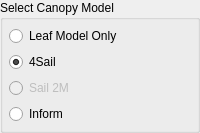
        <widget class="QGroupBox" name="groupBox_3">
         <property name="minimumSize">
          <size>
           <width>0</width>
           <height>0</height>
          </size>
         </property>
         <property name="maximumSize">
          <size>
           <width>16777215</width>
           <height>16777215</height>
          </size>
         </property>
         <property name="whatsThis">
          <string>&lt;html&gt;&lt;head/&gt;&lt;body&gt;&lt;p&gt;Choose whether only the Optical Leaf Properties Model is run, or if it is coupled with a Canopy Architecture Model.&lt;/p&gt;&lt;/body&gt;&lt;/html&gt;</string>
         </property>
         <property name="title">
          <string>Select Canopy Model</string>
         </property>
         <property name="checkable">
          <bool>false</bool>
         </property>
         <layout class="QVBoxLayout" name="verticalLayout">
          <property name="leftMargin">
           <number>6</number>
          </property>
          <property name="topMargin">
           <number>6</number>
          </property>
          <property name="rightMargin">
           <number>6</number>
          </property>
          <property name="bottomMargin">
           <number>6</number>
          </property>
          <item>
           <widget class="QRadioButton" name="B_LeafModelOnly">
            <property name="text">
             <string>Leaf Model Only</string>
            </property>
           </widget>
          </item>
          <item>
           <widget class="QRadioButton" name="B_4Sail">
            <property name="text">
             <string>4Sail</string>
            </property>
            <property name="checked">
             <bool>true</bool>
            </property>
           </widget>
          </item>
          <item>
           <widget class="QRadioButton" name="B_Sail_2M">
            <property name="enabled">
             <bool>false</bool>
            </property>
            <property name="text">
             <string>Sail 2M</string>
            </property>
           </widget>
          </item>
          <item>
           <widget class="QRadioButton" name="B_Inform">
            <property name="enabled">
             <bool>true</bool>
            </property>
            <property name="text">
             <string>Inform</string>
            </property>
            <property name="checkable">
             <bool>true</bool>
            </property>
           </widget>
          </item>
         </layout>
        </widget>
